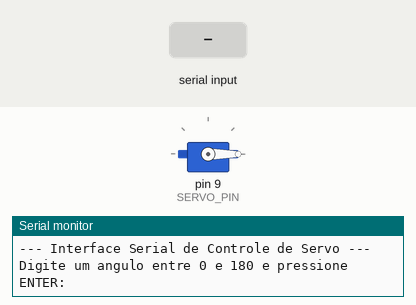
Recording of a sketch running on a simulated Arduino Uno, built with avr-gcc and run on an emulated ATmega328P. Parts: servo, the last lines printed to the serial monitor. Inputs (shaded band) come from the test bench.

Above: at 1.2 s.
1.3 s: "90,45\n" received over Serial
At 1.9 s:
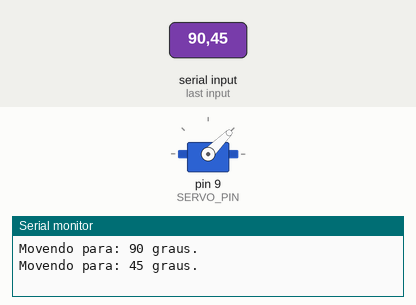
2.8 s: "30,150\n" received over Serial
At 4.0 s:
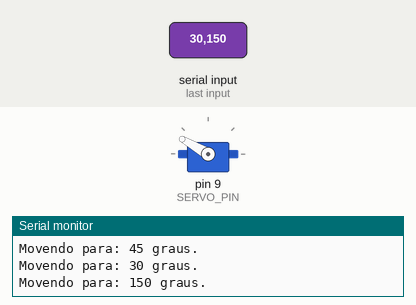
4.3 s: "90\n" received over Serial
At 5.2 s:
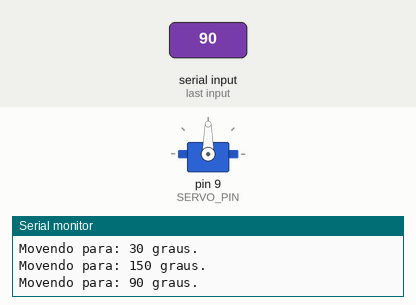
Timing chart, 0 to 7.3 s (numbered marks = the images above; inputs shaded):
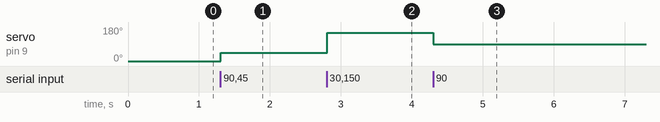

The sketch:

serialServoCommand.ino
```cpp
#include <Servo.h>

#define SERVO_PIN 9
#define PULSE_MIN 500
#define PULSE_MAX 2500

Servo myServo;

void setup() {
  Serial.begin(9600);
  myServo.write(0);
  myServo.attach(SERVO_PIN, PULSE_MIN, PULSE_MAX);
  Serial.println("--- Interface Serial de Controle de Servo ---");
  Serial.println("Digite um angulo entre 0 e 180 e pressione ENTER:");
}

void loop() {
  if (Serial.available() > 0) {
    int anguloAlvo = Serial.parseInt();
    if (anguloAlvo >= 0 && anguloAlvo <= 180) {
      Serial.print("Movendo para: ");
      Serial.print(anguloAlvo);
      Serial.println(" graus.");
      myServo.write(anguloAlvo);
    } else {
      Serial.println("Erro: Digite um valor entre 0 e 180.");
    }
    while(Serial.available() > 0) Serial.read();
  }
}
```

Measured:
- after the input at 1.3 s, servo on pin 9 (SERVO_PIN): 0° → 45° at once
- after the input at 2.8 s, servo on pin 9 (SERVO_PIN): 45° → 150° at once
- after the input at 4.3 s, servo on pin 9 (SERVO_PIN): 150° → 90° at once
